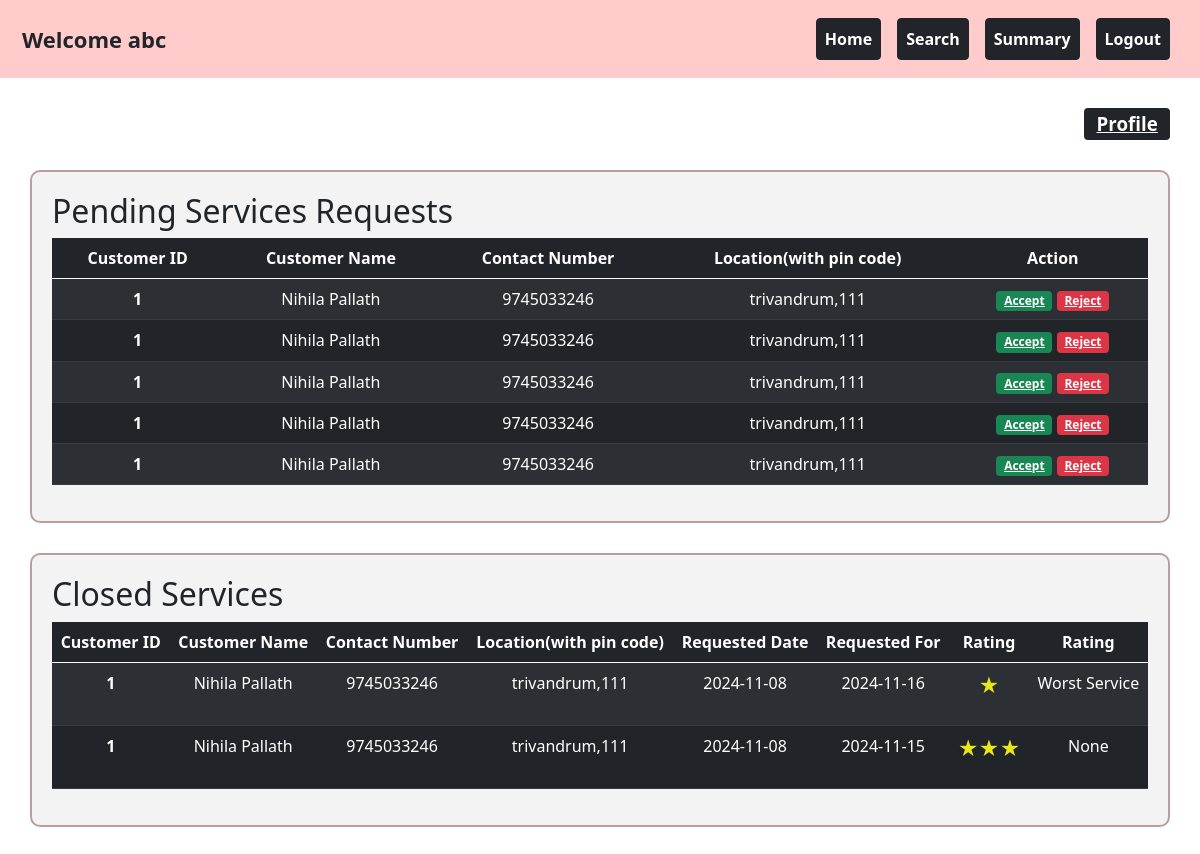
/professional_dashboard/1, run on the app's committed database.
### backend/models.py (models this page shows)
class Professional_Info(db.Model):
    __tablename__="professional_info"
    id=db.Column(db.Integer,primary_key=True)
    email_id=db.Column(db.String,unique=True,nullable=False)
    password=db.Column(db.String,nullable=False)
    full_name=db.Column(db.String,nullable=False)
    experience=db.Column(db.Integer,nullable=False)
    proof_doc=db.Column(db.String,nullable=False)
    address=db.Column(db.String,nullable=False)
    pin_code=db.Column(db.Integer,nullable=False)
    service_id=db.Column(db.Integer,db.ForeignKey("service.id"))
    rating=db.Column(db.Integer,default=0)
    price=db.Column(db.Integer,nullable=True)
    profile_status=db.Column(db.Integer,default=0) #not accepted yet=0 ,accepted=1
    blocked_status=db.Column(db.Integer,default=0) #not blocked=0, 1-blocked
    service_requests=db.relationship("Service_Request",cascade="all,delete",backref="professional_info",lazy=True)

class Customer_Info(db.Model):
    __tablename__="customer_info"
    id=db.Column(db.Integer,primary_key=True)
    email_id=db.Column(db.String,unique=True,nullable=False)
    password=db.Column(db.String,nullable=False)
    full_name=db.Column(db.String,nullable=False)
    phone_number=db.Column(db.Integer,nullable=False)
    role=db.Column(db.Integer,default=1) #for customer its 1 . for admin its 0
    address=db.Column(db.String,nullable=False)
    pin_code=db.Column(db.Integer,nullable=False)
    blocked_status=db.Column(db.Integer,default=0) #not blocked=0, 1-blocked
    service_requests=db.relationship("Service_Request",cascade="all,delete",backref="customer_info",lazy=True)

class Service_Request(db.Model):
    __tablename__="service_request"
    id=db.Column(db.Integer,primary_key=True)
    service_id=db.Column(db.Integer,db.ForeignKey("service.id"),nullable=False)
    customer_id=db.Column(db.Integer,db.ForeignKey("customer_info.id"),nullable=False)
    professional_id=db.Column(db.Integer,db.ForeignKey("professional_info.id"),nullable=False)
    date_of_request=db.Column(db.DateTime, default=datetime.now)
    service_date=db.Column(db.Date)
    service_status=db.Column(db.Integer,default=0) # requested from cust=>0 ACCEPTED by prof=>1 reject by prof =>2 CLOSED by cust=>3
    remarks=db.Column(db.String,nullable=True)
    rating=db.Column(db.Integer,default=0) #0 means no rating

### backend/controller.py (the view)
@app.route("/professional_dashboard/<int:prof_id>",methods=["GET","POST"])
def professional_dashboard(prof_id):
    prof_obj=Professional_Info.query.get(prof_id)
    ser_req_list=Service_Request.query.filter_by(professional_id=prof_id).all()
    cust_dict={cust_obj.id:cust_obj for cust_obj in Customer_Info.query.all()}
    if ser_req_list !=[]:
        rating_list=[]
        req_list=[]
        closedreq_list=[]
        for req in ser_req_list:
            if req.rating != 0:
                rating_list.append(int(req.rating))
            if req.service_status == 0:
                req_list.append(req)
            elif req.service_status == 3:
                closedreq_list.append(req)
        if len(rating_list) != 0:
            rating=sum(rating_list)/len(rating_list)
            prof_obj.rating=rating
            db.session.commit()
        return render_template("professional_dashboard.html",closedreq_list=closedreq_list,prof_obj=prof_obj,req_list=req_list,cust_dict=cust_dict)
    return render_template("professional_dashboard.html",prof_obj=prof_obj)

### templates/professional_dashboard.html (shortened to what this page needs)
<!DOCTYPE html>
<html lang="en">
    <head>
        <link rel="stylesheet" href="/static\styles\style.css">
        <link rel="stylesheet" href="/static\styles\dropdown.css">
        <link rel="stylesheet" href="/static\styles\rating.css">
        <link href="https://cdn.jsdelivr.net/npm/bootstrap@5.0.2/dist/css/bootstrap.min.css" rel="stylesheet">
    </head>
    <body>
        <div class="container-fluid" style="background-color: #ffcccb; padding: 10px;">
            <nav class="navbar navbar-expand-lg navbar-light w-100">
                <div class="container-fluid">
                    <div style="font-size: 22px;"><strong>Welcome {{prof_obj.full_name}}</strong></div>
                    <div class="collapse navbar-collapse justify-content-end" id="navbarNav">
                        <ul class="navbar-nav">
                            <li class="nav-item">
                                <a class="nav-link btn btn-dark mx-2 text-white fw-bold" href="#home">Home</a>
                            </li>
                            <li class="nav-item">
                                <a class="nav-link btn btn-dark mx-2 text-white fw-bold" href="{{url_for('search_tab_prof',prof_id=prof_obj.id)}}">Search</a>
                            </li>
                            <li class="nav-item">
                                <a class="nav-link btn btn-dark mx-2 text-white fw-bold" href="{{url_for('summary_professional',prof_id=prof_obj.id)}}">Summary</a>
                            </li>
                            <li class="nav-item">
                                <a class="nav-link btn btn-dark mx-2 text-white fw-bold" href="/">Logout</a>
                            </li>
                        </ul>
                    </div>
                </div>
            </nav>
        </div>
        <div id="home" class="content-section">
            <div style="display: flex; justify-content: right;margin-top: 30px;font-size: 25px;margin-right: 30px;">
                <a href="{{url_for('prof_profile',prof_id=prof_obj.id)}}" class="badge bg-dark">Profile</a>
            </div>
            <div class="container-box">
                <h2>Pending Services Requests</h2>
                <table class="table table-dark table-striped" style="text-align: center;">
                    <thead>
                        <tr>
                            <th scope="col">Customer ID</th>
                            <th scope="col">Customer Name</th>
                            <th scope="col">Contact Number</th>
                            <th scope="col">Location(with pin code)</th>
                            <th scope="col" >Action</th>
                        </tr>
                    </thead>
                    <tbody>
                        {% if req_list != [] %}
                            {% for req in req_list %}
                                {% set cust=cust_dict[req.customer_id] %}
                                <tr>
                                    <th scope="col">{{cust.id}}</th>
                                    <td>{{cust.full_name}}</td>
                                    <td>{{cust.phone_number}}</td>
                                    <td>{{cust.address}},{{cust.pin_code}}</td>
                                    <td>
                                        <a href="{{url_for('accept_req',req_id=req.id,prof_id=prof_obj.id)}}" type="button" class="badge bg-success">Accept</a>
                                        <a href="{{url_for('reject_req',req_id=req.id,prof_id=prof_obj.id)}}" class="badge bg-danger">Reject</a>
                                    </td>
                                </tr>
                            {% endfor %}
                        {% endif %}
                    </tbody>
                </table>
            </div>
            <div class="container-box">
                <h2>Closed Services</h2>
                <table class="table table-dark table-striped" style="text-align: center;">
                    <thead>
                        <tr>
                            <th scope="col">Customer ID</th>
                            <th scope="col">Customer Name</th>
                            <th scope="col">Contact Number</th>
                            <th scope="col">Location(with pin code)</th>
                            <th scope="col">Requested Date</th>
                            <th scope="col">Requested For</th>
                            <th scope="col" >Rating</th>
                            <th scope="col" >Rating</th>
                        </tr>
                    </thead>
                    <tbody>
                        {% if closedreq_list != [] %}
                            {% for req in closedreq_list %}
                                {% set cust=cust_dict[req.customer_id] %}
                                <tr>
                                    <th scope="col">{{cust.id}}</th>
                                    <td>{{cust.full_name}}</td>
                                    <td>{{cust.phone_number}}</td>
                                    <td>{{cust.address}},{{cust.pin_code}}</td>
                                    <td>{{req.date_of_request.strftime('%Y-%m-%d')}}</td>
                                    <td>{{req.service_date}}</td>
                                    <td >
                                        {% if req.rating ==1 %}
                                        <p style="color: rgb(232, 232, 25);font-size: 20px;">★</p>
                                        {% elif req.rating ==2 %}
                                        <p style="color: rgb(232, 232, 25);font-size: 20px;">★★</p>
                                        {% elif req.rating ==3 %}
                                        <p style="color: rgb(232, 232, 25);font-size: 20px;">★★★</p>
                                        {% elif req.rating ==4 %}
                                        <p style="color: rgb(232, 232, 25);font-size: 20px;">★★★★</p>
                                        {% elif req.rating ==5 %}
                                        <p style="color: rgb(232, 232, 25);font-size: 20px;">★★★★★</p>
                                        {% endif %}
                                    </td>
                                    <td>{{req.remarks}}</td>
                                </tr>
                            {% endfor %}
                        {% endif %}
                    </tbody>
                </table>
            </div>
        </div>
    </body>
</html>

### static/styles/style.css (style rules this page uses)
.container-box { padding: 20px; background-color: #f3f3f3; border: 2px solid #bc9c9c; border-radius: 10px; margin-top: 30px; margin-left: 30px; margin-right: 30px; margin-bottom: 30px; }
.content-section { display: none; }
body:not(:has(:target)) #home { display: block; }

### data on the page
Professional_Info: full_name "abc"
Customer_Info: id "1", full_name "Nihila Pallath", phone_number "9745033246", address "trivandrum", pin_code "111"
Service_Request: date_of_request "2024-11-08", service_date "2024-11-16", remarks "Worst Service"
Service_Request: date_of_request "2024-11-08", service_date "2024-11-15", remarks "None"
